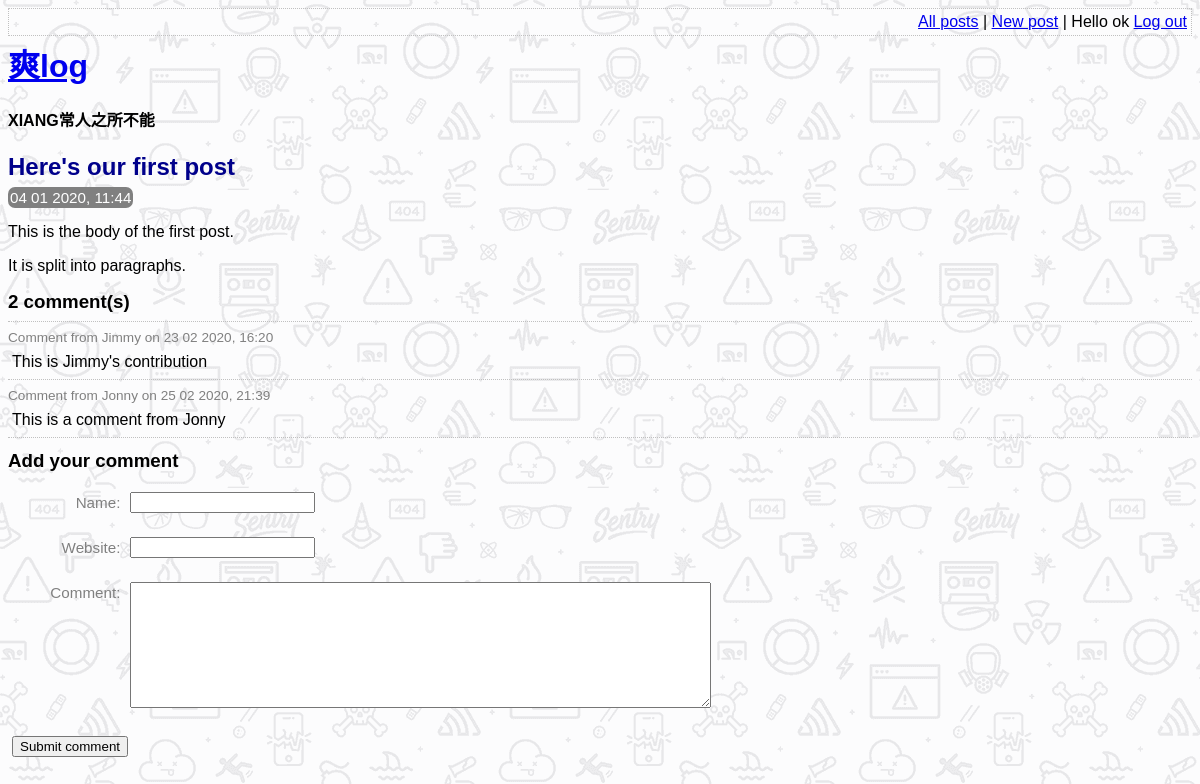
Screenshot of /view_post.php?post_id=1 (signed in) with the database file from the repository.
### tables this page shows
CREATE TABLE post (
    id INTEGER PRIMARY KEY AUTOINCREMENT NOT NULL,
    title VARCHAR NOT NULL,
    body VARCHAR NOT NULL,
    user_id INTEGER NOT NULL,
    created_at VARCHAR NOT NULL,
    updated_at VARCHAR,
    FOREIGN KEY (user_id) REFERENCES user(id)
);

CREATE TABLE comment (
    id INTEGER PRIMARY KEY AUTOINCREMENT NOT NULL,
    post_id INTEGER NOT NULL,
    created_at VARCHAR NOT NULL,
    name VARCHAR NOT NULL,
    website VARCHAR,
    text VARCHAR NOT NULL,
    FOREIGN KEY (post_id) REFERENCES post(id)
);

### lib/view_post.php (called while the page is built, shortened)
<?php
function getPostRow(PDO $pdo, $post_id)
{
    $stmt = $pdo->prepare('SELECT title, created_at, body FROM post WHERE id = :id');
    $result = $stmt->execute(array('id' => $post_id,));
    $row = $stmt->fetch(PDO::FETCH_ASSOC);
    return $row;
}

### view_post.php (the view, shortened to what this page needs)
<?php
require_once 'lib/common.php';
require_once 'lib/view_post.php';
if (isset($_GET['post_id'])) {
    $post_id = $_GET['post_id'];
} else {
    $post_id = 0;
}
$pdo = getPDO();
$row = getPostRow($pdo, $post_id);
?>
<!DOCTYPE html>
<html>
    <head>
        <?php require 'templates/head.php' ?>
    </head>
    <body>
        <?php require 'templates/title.php' ?>
        <div class="post">
            <h2>
                <?php echo htmlEscape($row['title']) ?>
            </h2>
            <div class="date">
                <?php echo convertSqlDate($row['created_at']) ?>
            </div>
            <?php
            echo convertNewlinesToParagraphs($row['body']) ?>
        </div>
        <div class="comment-list">
            <h3><?php echo countCommentsForPost($pdo, $post_id) ?> comment(s)</h3>
            <?php foreach (getCommentsForPost($pdo, $post_id) as $comment) : ?>
                <div class="comment">
                    <div class="comment-meta">
                        Comment from
                        <?php echo htmlEscape($comment['name']) ?>
                        on
                        <?php echo convertSqlDate($comment['created_at']) ?>
                    </div>
                    <div class="comment-body">
                        <?php echo convertNewlinesToParagraphs($comment['text']) ?>
                    </div>
                </div>
            <?php endforeach ?>
        </div>
        <?php require 'templates/comment_form.php' ?>
    </body>
</html>

### lib/common.php (shortened to what this page needs)
<?php
function htmlEscape($html)
{
    return htmlspecialchars($html, ENT_HTML5, 'UTF-8');
}
function convertSqlDate($sqlDate)
{
    $date = DateTime::createFromFormat('Y-m-d H:i:s', $sqlDate);
    return $date->format('d m Y, H:i');
}
function convertNewlinesToParagraphs($text)
{
    $escaped = htmlEscape($text);
    return '<p>' . str_replace("\n", "</p><p>", $escaped . "</p>");
}
function countCommentsForPost(PDO $pdo, $post_id)
{
    $sql = "SELECT COUNT(*) c FROM comment WHERE post_id = :post_id";
    $stmt = $pdo->prepare($sql);
    $stmt->execute(array('post_id' => $post_id,));
    return (int)$stmt->fetchColumn();
}
function getCommentsForPost(PDO $pdo, $post_id)
{
    $sql = "SELECT id, name, text, created_at, website FROM comment WHERE post_id = :post_id";
    $stmt = $pdo->prepare($sql);
    $stmt->execute(array('post_id' => $post_id,));
    return $stmt->fetchAll((PDO::FETCH_ASSOC));
}

### assets/main.css (style rules this page uses)
h1, h2, h3 { margin-top: 0; margin-bottom: 8px; }
body { font-family: sans-serif; background: url("background[1].png"); }
.post-synopsis h2, .post h2 { color: darkblue; }
.post .date, .post-synopsis .meta { color: white; background-color: grey; border-radius: 7px; padding: 2px; display: inline; font-size: 0.95em; }
.comment .comment-meta { font-size: 0.85em; color: grey; border-top: 1px dotted silver; padding-top: 8px; }
.comment-body p { margin: 8px 4px; }
.comment-list { border-bottom: 1px dotted silver; margin-bottom: 12px; }

### rows the page displays
post: title "Here's our first post", created_at "04 01 2020, 11:44", body "This is the body of the first post. It is split into paragraphs."
comment: name "Jimmy", created_at "23 02 2020, 16:20", text "This is Jimmy's contribution"
comment: name "Jonny", created_at "25 02 2020, 21:39", text "This is a comment from Jonny"

### other values shown
htmlEscape(getAuthUser()) "ok"
countCommentsForPost($pdo, $post_id) "2"
